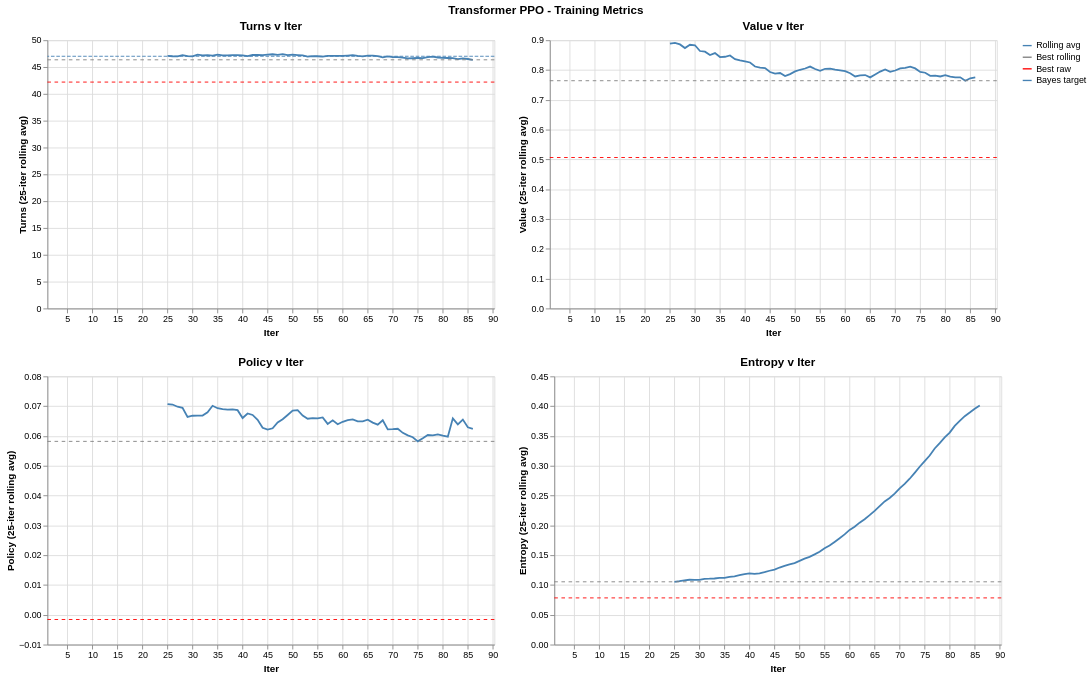

This figure's notebook cell:
### Code cell
turns, policy, value, entropy = [
    make_chart(ppo_df, col, f, arg_col="iter", scale_x=False, window_size=5)
    for col, f in [
        ("turns", pl.min),
        ("policy", pl.min),
        ("value", pl.min),
        ("entropy", pl.min),
    ]
]


bayes_target = bayesian_baseline_turns
rule = (
    alt.Chart(pl.DataFrame({"y": [bayes_target], "series": ["Bayes target"]}))
    .mark_rule(strokeDash=[4, 2])
    .encode(
        y=alt.Y("y:Q"),
        color=alt.Color(
            "series:N",
            scale=alt.Scale(domain=["Bayes target"], range=["black"]),
            legend=alt.Legend(title=""),
        ),
    )
)
turns = turns + rule

# Total time
total_seconds = ppo_df["time"].sum()
h, m = divmod(total_seconds, 3600)
m, s = divmod(m, 60)
print(f"Total training time: {int(h)}h {int(m)}m {int(s)}s")
# Display charts
title = alt.TitleParams("Transformer PPO - Training Metrics", anchor="middle")
((turns | value) & (policy | entropy)).resolve_scale(y="independent").properties(
    title=title
)
